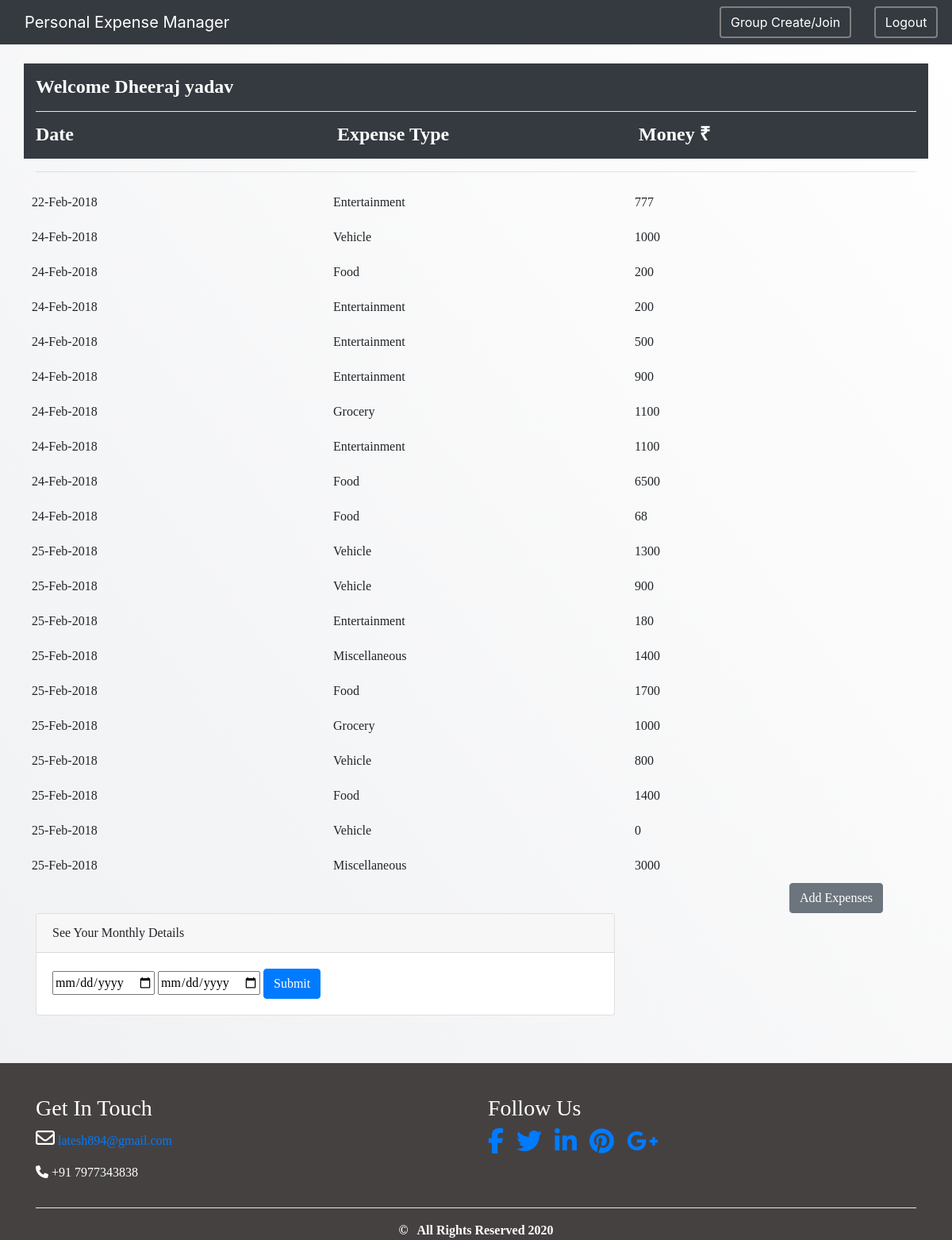
The app's page /youraccount.php (signed in) with its own data.
### tables this page shows
CREATE TABLE `expense_table` (
  `ex_id` bigint(20) UNSIGNED NOT NULL,
  `e_type` varchar(100) NOT NULL,
  `total` double NOT NULL,
  `Contact_No` varchar(10) NOT NULL,
  `date_ex` text NOT NULL
);

### youraccount.php (the view, shortened to what this page needs)
<?php
require_once './connection.php' ;
if(isset($_POST['group_contact'])) {
	$username = $_POST["group_contact"];
} else {
	$username = $_SESSION["contact_no"];
}
	$sql = "SELECT * FROM expense_table WHERE contact_no='$username' ORDER BY date_ex";
	$result = $conn->query($sql);
?>
<!DOCTYPE html>
<html lang="en">
<head>
  <link rel="stylesheet" href="css/bootstrap.min.css">
  <link rel="stylesheet" href="css/font-awesome.min.css">
</head>
<body style="background: linear-gradient(to top right, #eff0f2 0%, #ffffff 100%)">
 <div class="row"><nav class="navbar navbar-expand-md bg-dark navbar-dark fixed-top"><div class="col-md-9">
  <a class="navbar-brand" href="youraccount.php">Personal Expense Manager</a></div>
 <div class="col-md-2">  <a href="group.php"><input type="button" value="Group Create/Join" class="btn btn-dark" style="border:2px solid grey;">	</a></div>
<div class="col-md-1">  <a href="logout.php?logout"><input type="button" value="Logout" class="btn btn-dark" style="border:2px solid grey;">	</a></div>
</nav></div>
<div class="container" style="margin-top:40px;">
<div class="expensedetails">
<div class="row bg-dark" style="color: white; height: 60px">
	  	<div class="col-md-12" style="padding-top: 15px">
		<h4><b>Welcome
	<?php
		$uname = $_SESSION["name"];
		echo $uname;
	?>
</b></h4>
	 	<hr style="background-color: white">
 	</div>
</div>
 <div class="row bg-dark" style="color: white; height: 60px;">
 	<div class="col-md-4" style="padding-top: 15px">
		<h4><b>Date</b></h4>
 	</div>
 	 <div class="col-md-4" style="padding-top: 15px">
		 <h4><b>Expense Type</b></h4>
 	</div>
 	 <div class="col-md-4" style="padding-top: 15px">
 		<h4><b>Money &#x20B9;</b></h4>
 	</div>
  </div><hr>
   <div class="row">
    	<?php
			if($result->num_rows > 0)
			{
				while($row = $result->fetch_assoc()) {
	?>
 	<div class="col-md-4" style="padding: 10px">
 	<?php
				echo $row["date_ex"];
	?>
 	</div>
 	 <div class="col-md-4" style="padding: 10px">
 	<?php
			echo $row["e_type"];
	?>
 	</div>
 	<div class="col-md-4" style="padding: 10px">
 	<?php
		 	echo $row["total"];
		?>
 	</div>
 		<?php
			}
			}
		?>
  </div>
  </div>
 <div class="row">
	<div class="col-md-10">
	</div>
 <div class="col-md-2">
 	<a href="selectexpense.php"><input type="button" value="Add Expenses" class="btn btn-secondary"></a>
 </div>
</div>
<div class="row">
	    <div class="col-md-8">
		<div class="card">
			<div class="card-header">
				<span class="card-title">See Your Monthly Details</span>
			</div>
			<div class="card-body">
			 <form method="POST" action="monthlyaccount.php">
				<input type="date" name="start_date">
				<input type="date" name="end_date">
				<input type="submit" class="btn btn-primary">
			</form>
			</div>
		</div>
    </div>
</div>
 </div>
	<div class="container-fluid">
		<div class="container">
 		  	<div class="row">
   		  		<div class="col-md-6" >
					<h3>Get In Touch</h3>
 		  			<p><i class="fa fa-envelope-o" style="font-size:24px"></i><a href="mailto:latesh894@gmail.com">
					latesh894@gmail.com</a></p>
						<p><i class="fa fa-phone"></i>  +91 7977343838</p>
  		  		</div>
  		  		<div class="col-md-6" >
  		  			<h3>Follow Us</h3>
						<a href="#" data-placement="top" title="Facebook"><i class="fa fa-facebook fa-2x"></i></a>&nbsp;&nbsp;&nbsp;
						<a href="#" data-placement="top" title="Twitter"><i class="fa fa-twitter fa-2x"></i></a>&nbsp;&nbsp;&nbsp;
						<a href="#" data-placement="top" title="Linkedin"><i class="fa fa-linkedin fa-2x"></i></a>&nbsp;&nbsp;&nbsp;
						<a href="#" data-placement="top" title="Pinterest"><i class="fa fa-pinterest fa-2x"></i></a>&nbsp;&nbsp;&nbsp;
						<a href="#" data-placement="top" title="Google plus"><i class="fa fa-google-plus fa-2x"></i></a>&nbsp;&nbsp;&nbsp;
  		  		</div>
		</div>
		<div class="row">
			<div class="col-md-12" >
				<hr style="background-color: white">
				 <center><b>&copy &nbsp; All Rights Reserved 2020 </b></center>
			</div>
		</div>
	</div>
	</div>
</body>
</html>

### youraccount.php (style rules this page uses)
.container { font-family: Times New Roman; padding-top: 40px; }
.container-fluid { background-color: #454141; color: white; margin-top: 60px; }
.expensedetails { height: auto; }

### records on screen
expense_table: date_ex "22-Feb-2018", e_type "Entertainment", total "777"
expense_table: date_ex "24-Feb-2018", e_type "Vehicle", total "1000"
expense_table: date_ex "24-Feb-2018", e_type "Food", total "200"
expense_table: date_ex "24-Feb-2018", e_type "Entertainment", total "200"
expense_table: date_ex "24-Feb-2018", e_type "Entertainment", total "500"
expense_table: date_ex "24-Feb-2018", e_type "Entertainment", total "900"
expense_table: date_ex "24-Feb-2018", e_type "Grocery", total "1100"
expense_table: date_ex "24-Feb-2018", e_type "Entertainment", total "1100"
expense_table: date_ex "24-Feb-2018", e_type "Food", total "6500"
expense_table: date_ex "24-Feb-2018", e_type "Food", total "68"
expense_table: date_ex "25-Feb-2018", e_type "Vehicle", total "1300"
expense_table: date_ex "25-Feb-2018", e_type "Vehicle", total "900"
expense_table: date_ex "25-Feb-2018", e_type "Entertainment", total "180"
expense_table: date_ex "25-Feb-2018", e_type "Miscellaneous", total "1400"
expense_table: date_ex "25-Feb-2018", e_type "Food", total "1700"
expense_table: date_ex "25-Feb-2018", e_type "Grocery", total "1000"
expense_table: date_ex "25-Feb-2018", e_type "Vehicle", total "800"
expense_table: date_ex "25-Feb-2018", e_type "Food", total "1400"
expense_table: date_ex "25-Feb-2018", e_type "Vehicle", total "0"
expense_table: date_ex "25-Feb-2018", e_type "Miscellaneous", total "3000"

### other values on screen
$uname "Dheeraj yadav"
